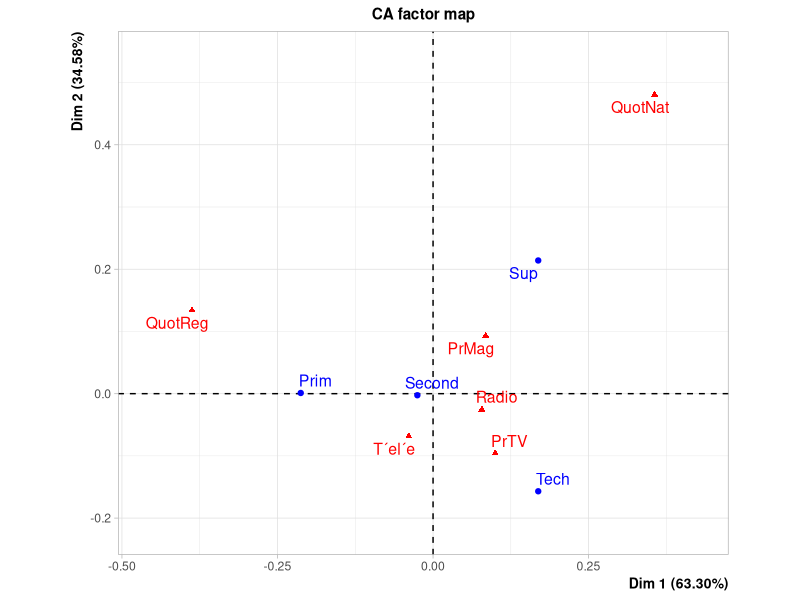
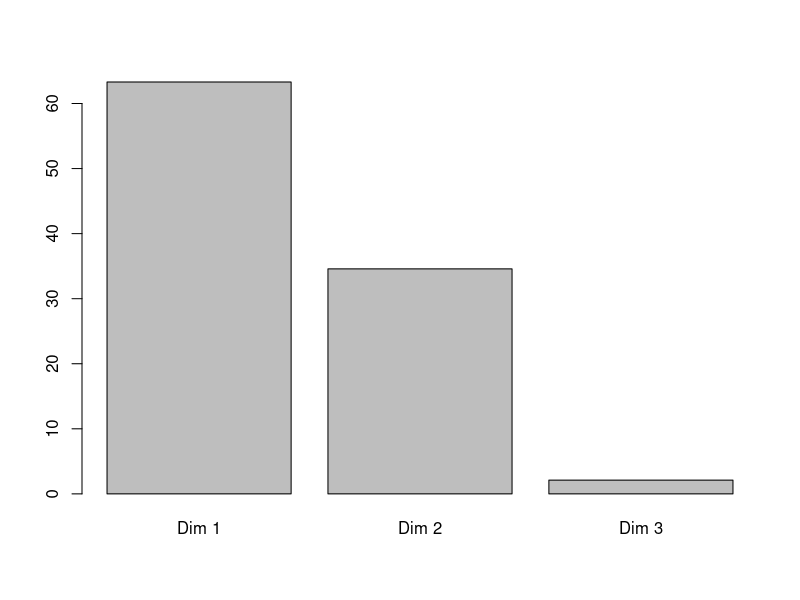
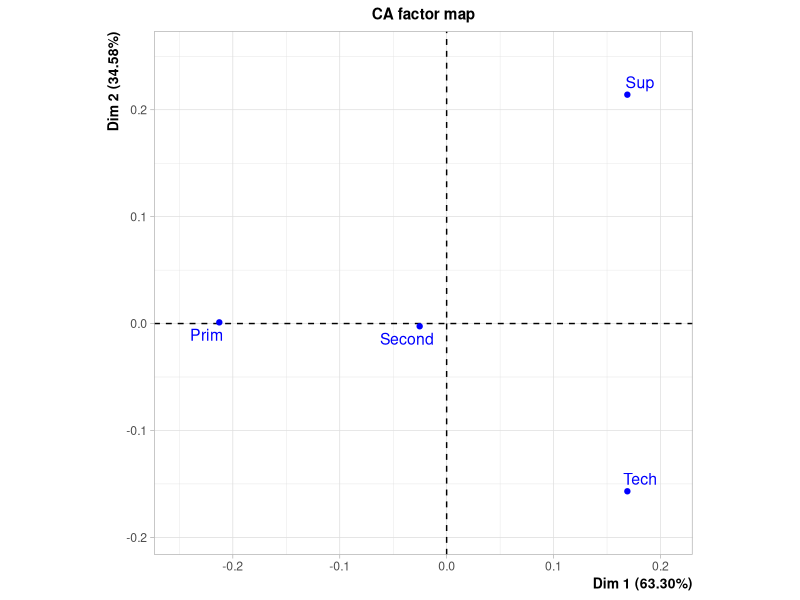
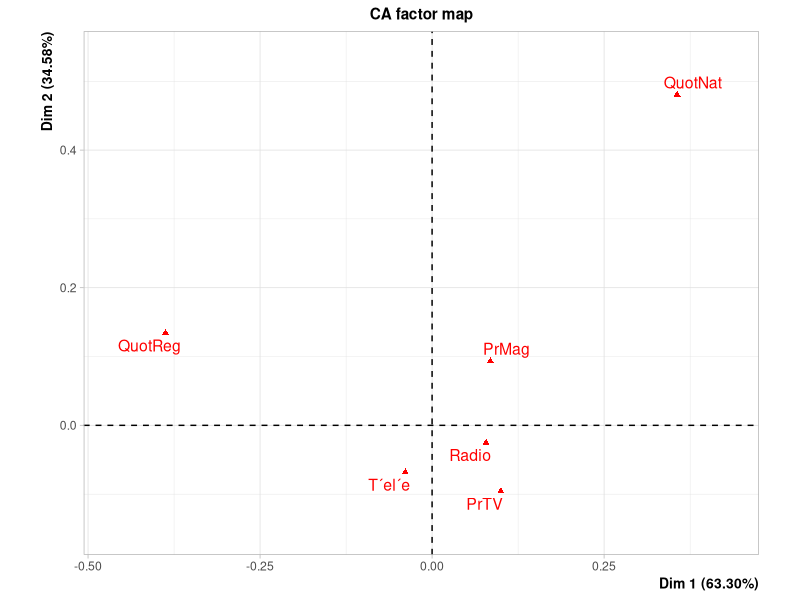

Write the R code that produced these figures, in order.
operateur<-factor(c(rep("TT",7), rep("OO",4), rep("OR",4)))
region<-factor(c("N", "C", "N", "S", "S", "C", "N",
                 "S", "C", "C", "C", "S", "S", "C", "S"))
don<-cbind.data.frame(operateur,region)

# Tableau crois´e
tab<-table(don$operateur,don$region)
# Tableaux des fr´equences, profils-lignes et profils-colonnes
f<-round(100*tab/sum(tab),1)
pl<-round(100*prop.table(tab,margin=1),1)
pc<-round(100*prop.table(tab,margin=2),1)

# Test du chi-2
test<-chisq.test(tab)
test

library(FactoMineR)

tab<-matrix(c(908,869,901,619,1307,1008,1035,612,73,107,80,177,642,408,140,
              209,360,336,311,298,435,494,504,281), ncol=6)

rownames(tab)<-c("Prim","Second","Tech","Sup")
colnames(tab)<-c("Radio","T´el´e","QuotNat", "QuotReg", "PrMag","PrTV")
res.ca<-CA(tab)
barplot(res.ca$eig[,2], names=paste("Dim",1:nrow(res.ca$eig)))
round(res.ca$eig,3)
round(cbind(res.ca$row$coord[,1:2],res.ca$row$cos2[,1:2]),2)
plot(res.ca, invisible="col")
round(cbind(res.ca$col$coord[,1:2],res.ca$col$cos2[,1:2]),2)
plot(res.ca, invisible="row")
